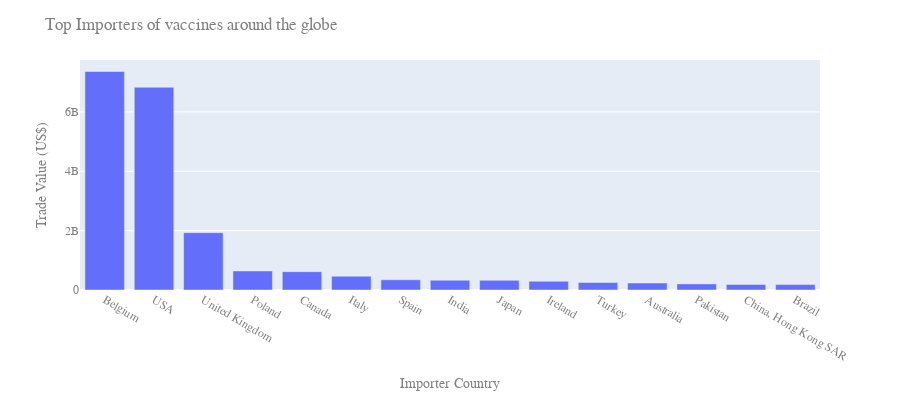

The notebook cell saved with this chart:
### Code cell
import plotly.express as px

x_axis = top_importers_2019['Reporter'][0:topn].values
y_axis = top_importers_2019['Trade Value (US$)', 'sum'][0:topn].values

fig = px.bar(top_importers_2019, x=x_axis, y=y_axis, height=400)

fig.update_layout(
    title="Top Importers of vaccines around the globe",
    xaxis_title="Importer Country",
    yaxis_title="Trade Value (US$)",
    font=dict(
        family="'Oswald', sans-serif",
        size=12,
        color="#7f7f7f"
    )
)

fig.show()

### Figure 1 — Plotly figure (JSON) as saved in the notebook; plotly's stock layout.template omitted (floating-point values rounded to 4 significant figures)
{"data": [{"alignmentgroup": "True", "hovertemplate": "x=%{x}<br>y=%{y}<extra></extra>", "legendgroup": "", "marker": {"color": "#636efa"}, "name": "", "offsetgroup": "", "orientation": "v", "showlegend": false, "textposition": "auto", "type": "bar", "x": ["Belgium", "USA", "United Kingdom", "Poland", "Canada", "Italy", "Spain", "India", "Japan", "Ireland", "Turkey", "Australia", "Pakistan", "China, Hong Kong SAR", "Brazil"], "xaxis": "x", "y": [7360332016, 6830179716, 1931609396, 641202547, 617836218, 462817629, 345401789, 329252172, 325991474, 293131431, 252786664, 234699381, 205676847, 186231962, 182448592], "yaxis": "y"}], "layout": {"barmode": "relative", "font": {"color": "#7f7f7f", "family": "'Oswald', sans-serif", "size": 12}, "height": 400, "legend": {"tracegroupgap": 0}, "margin": {"t": 60}, "title": {"text": "Top Importers of vaccines around the globe"}, "xaxis": {"anchor": "y", "domain": [0, 1], "title": {"text": "Importer Country"}}, "yaxis": {"anchor": "x", "domain": [0, 1], "title": {"text": "Trade Value (US$)"}}}}
